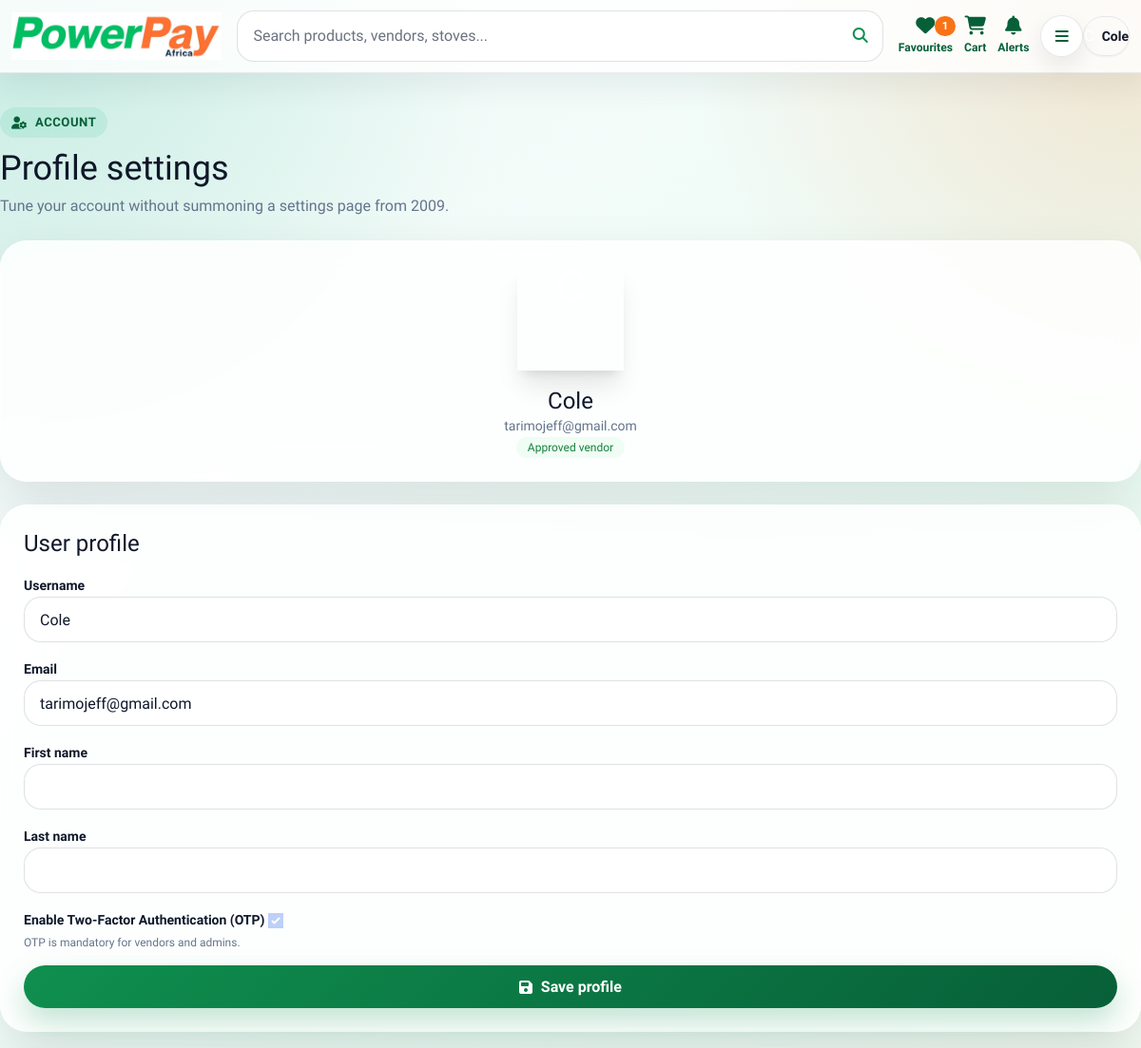
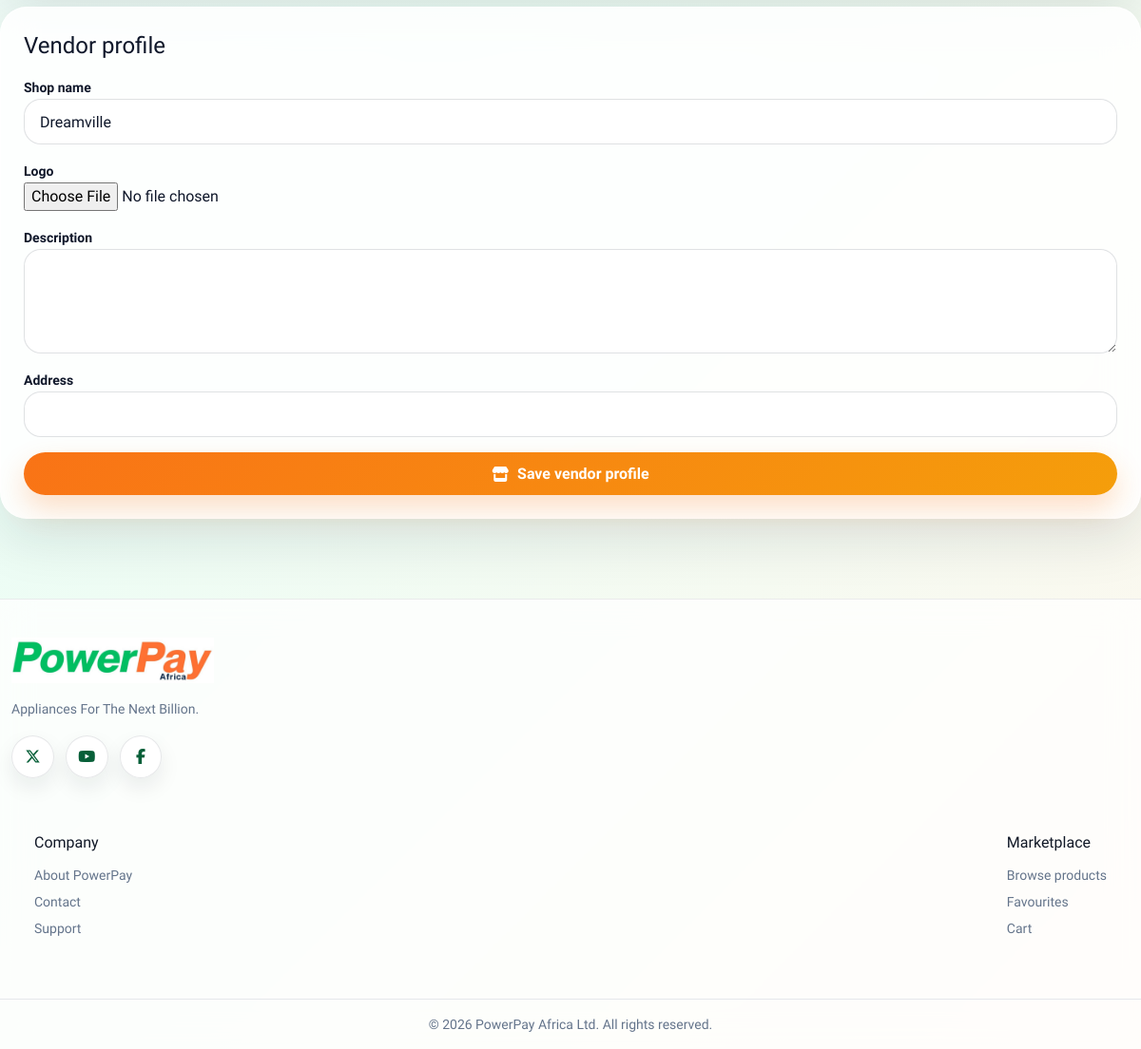
The app's page /accounts/profile/ (signed in) with its own data (2 pictures, top to bottom).
### accounts/models.py (models this page shows, shortened)
class User(AbstractUser):
    is_vendor = models.BooleanField(default=False)
    is_vendor_approved = models.BooleanField(default=False)
    is_customer = models.BooleanField(default=True)
    phone = models.CharField(max_length=20, blank=True, null=True)
    require_otp = models.BooleanField(default=False)

class Vendor(models.Model):
    user = models.OneToOneField(User, on_delete=models.CASCADE)
    shop_name = models.CharField(max_length=255, blank=True, null=True)
    description = models.TextField(blank=True, null=True)
    address = models.CharField(max_length=255, blank=True, null=True)
    logo = models.ImageField(upload_to="vendor_logos/", blank=True, null=True)
    is_suspended = models.BooleanField(default=False)
    created_at = models.DateTimeField(auto_now_add=True)

### accounts/views.py (the view)
# urls.py: path('profile/', profile_page, name='profile'),
@login_required
def profile_page(request):
    user = request.user
    is_vendor = user.is_vendor_approved and hasattr(user, "vendor")
    vendor_instance = user.vendor if is_vendor else None
    if request.method == "POST":
        if "vendor_form_submit" in request.POST and vendor_instance:
            user_form = UserProfileForm(instance=user)
            vendor_form = VendorProfileForm(request.POST, request.FILES, instance=vendor_instance)
            if vendor_form.is_valid():
                vendor_form.save()
                messages.success(request, "Vendor profile updated successfully.")
                return redirect("profile")
            messages.error(request, "Please correct the errors in vendor form.")
        else:
            user_form = UserProfileForm(request.POST, instance=user)
            vendor_form = VendorProfileForm(instance=vendor_instance) if vendor_instance else None
            if user_form.is_valid():
                user_form.save()
                messages.success(request, "User profile updated successfully.")
                return redirect("profile")
            messages.error(request, "Please correct the errors in user form.")
    else:
        user_form = UserProfileForm(instance=user)
        vendor_form = VendorProfileForm(instance=vendor_instance) if vendor_instance else None
    return render(request, "accounts/profile.html", {"user_form": user_form, "vendor_form": vendor_form, "is_vendor": is_vendor})

### accounts/forms.py
class VendorProfileForm(forms.ModelForm):
    shop_name = forms.CharField(widget=forms.TextInput(attrs={
        "class": "input input-bordered w-full border-green-300 focus:border-green-500 focus:ring focus:ring-green-200 rounded-lg",
    }))
    logo = forms.ImageField(required=False, widget=forms.FileInput(attrs={
        "class": "file-input file-input-bordered w-full"
    }))
    description = forms.CharField(required=False, widget=forms.Textarea(attrs={
        "class": "textarea textarea-bordered w-full rounded-lg border-green-300 focus:border-green-500 focus:ring focus:ring-green-200",
        "rows": 3
    }))
    address = forms.CharField(required=False, widget=forms.TextInput(attrs={
        "class": "input input-bordered w-full border-green-300 focus:border-green-500 focus:ring focus:ring-green-200 rounded-lg",
    }))
    class Meta:
        model = Vendor
        fields = ['shop_name', 'logo', 'description', 'address']

### shop/context_processors.py (called while the page is built)
def unread_notifications_count(request):
    if request.user.is_authenticated:
        return {"unread_notif_count": request.user.notifications.filter(is_read=False).count()}
    return {"unread_notif_count": 0}

def cart_item_count(request):
    if request.user.is_authenticated:
        total = Cart.objects.filter(user=request.user).aggregate(total=Sum("items__quantity"))["total"] or 0
        return {"cart_item_count": total}
    return {"cart_item_count": 0}

def wishlist_count(request):
    if request.user.is_authenticated:
        return {"wishlist_count": Wishlist.objects.filter(user=request.user).count()}
    return {"wishlist_count": 0}

def is_approved_vendor(request):
    user = request.user
    approved = False
    if user.is_authenticated and getattr(user, "is_vendor", False) and getattr(user, "is_vendor_approved", False) and hasattr(user, "vendor"):
        approved = not user.vendor.is_suspended
    return {"is_approved_vendor": approved}

def is_admin(request):
    return {"is_admin": request.user.is_authenticated and request.user.is_staff}

### accounts/templates/accounts/profile.html (shortened to what this page needs)
{% extends "base.html" %}
{% block content %}
<div class="min-h-screen grid" style="grid-template-rows: auto 1fr auto;">
  {% include 'shop/navbar.html' %}
  <main class="shop-shell shop-section">
    <div class="mb-6">
      <span class="shop-eyebrow"><i class="fa-solid fa-user-gear"></i> Account</span>
      <h1 class="text-4xl sm:text-5xl font-black tracking-tight mt-3">Profile settings</h1>
      <p class="shop-muted mt-2">Tune your account without summoning a settings page from 2009.</p>
    </div>
    <div class="grid lg:grid-cols-[.35fr_.65fr] gap-6 items-start">
      <aside class="shop-card p-6 text-center sticky top-28">
        <div class="w-28 h-28 mx-auto rounded-[2rem] bg-gradient-to-br from-green-700 to-orange-500 text-white grid place-items-center text-5xl font-black shadow-xl">{{ request.user.username|first|upper }}</div>
        <h2 class="text-2xl font-black mt-4">{{ request.user.username }}</h2>
        <p class="shop-muted text-sm break-all">{{ request.user.email }}</p>
        {% if is_vendor %}<span class="inline-flex mt-4 px-3 py-1 rounded-full bg-green-50 text-green-700 font-black text-xs">Approved vendor</span>{% endif %}
      </aside>
      <section class="space-y-6">
        <div class="shop-card p-6 modern-form">
          <h2 class="text-2xl font-black mb-4">User profile</h2>
          <form method="POST" class="grid sm:grid-cols-2 gap-4">
            {% for field in user_form %}
              <label class="block {% if field.name == 'require_otp' %}sm:col-span-2{% endif %}">
                <span class="font-bold text-sm">{{ field.label }}</span>
                {{ field }}
                {% if field.help_text %}<span class="block text-xs shop-muted mt-1">{{ field.help_text }}</span>{% endif %}
              </label>
            {% endfor %}
            <button type="submit" class="shop-btn shop-btn-primary sm:col-span-2"><i class="fa-solid fa-floppy-disk"></i> Save profile</button>
          </form>
        </div>
        {% if is_vendor and vendor_form %}
          <div class="shop-card p-6 modern-form">
            <h2 class="text-2xl font-black mb-4">Vendor profile</h2>
            <form method="POST" enctype="multipart/form-data" class="grid sm:grid-cols-2 gap-4">
              {% for field in vendor_form %}
                <label class="block {% if field.name == 'description' or field.name == 'logo' %}sm:col-span-2{% endif %}">
                  <span class="font-bold text-sm">{{ field.label }}</span>
                  {{ field }}
                </label>
              {% endfor %}
              <button type="submit" name="vendor_form_submit" class="shop-btn shop-btn-accent sm:col-span-2"><i class="fa-solid fa-store"></i> Save vendor profile</button>
            </form>
          </div>
        {% endif %}
      </section>
    </div>
  </main>
  {% include 'footer.html' %}
</div>
{% endblock %}

### shop/templates/shop/avatar.html (shortened to what this page needs)
<div id="navbarAvatarDropdown" class="relative flex items-center">
  <button id="mobileMenuBtn" type="button" class="shop-icon-btn md:hidden" aria-label="Open menu">
    <i class="fa-solid fa-bars"></i>
  </button>
  <button id="navbarAvatarBtn" type="button" class="hidden md:flex items-center gap-2 rounded-full bg-white/80 border border-slate-200 pl-2 pr-3 py-2 shadow-sm hover:shadow-md transition" aria-label="Open account menu">
    <span class="w-9 h-9 rounded-full bg-gradient-to-br from-green-700 to-orange-500 text-white grid place-items-center font-black">
    </span>
    <span class="font-bold text-sm text-slate-700 max-w-28 truncate">{{ request.user.username }}</span>
  </button>
</div>

### static/css/modern-shop.css (style rules this page uses)
:root { --pp-green: #0f8f4f; --pp-green-dark: #075f38; --pp-lime: #a7f3d0; --pp-orange: #f97316; --pp-amber: #f59e0b; --pp-ink: #0f172a; --pp-muted: #64748b; --pp-line: rgba(15, 23, 42, .10); --pp-card: rgba(255, 255, 255, .86); --pp-shadow: 0 22px 55px rgba(15, 23, 42, .11); --pp-radius: 28px; }
* { box-sizing: border-box; }
html { scroll-behavior: smooth; }
body.shop-body { min-height: 100vh; color: var(--pp-ink); background: radial-gradient(circle at top left, rgba(16, 185, 129, .22), transparent 34rem), radial-gradient(circle at top right, rgba(249, 115, 22, .18), transparent 30rem), linear-gradient(135deg, #f8fafc 0%, #ecfdf5 48%, #fff7ed 100%); background-attachment: fixed; }
.shop-shell { width: 100%; max-width: none; margin-inline: auto; padding-inline: clamp(.5rem, 1vw, 1rem); }
.shop-section { padding: clamp(1.25rem, 3vw, 2.5rem) 0; }
.shop-card, .modern-card { background: var(--pp-card); border: 1px solid rgba(255,255,255,.7); border-radius: var(--pp-radius); box-shadow: var(--pp-shadow); backdrop-filter: blur(18px); }
.shop-eyebrow { display: inline-flex; align-items: center; gap: .5rem; padding: .4rem .75rem; border-radius: 999px; background: rgba(16, 185, 129, .11); color: var(--pp-green-dark); font-weight: 800; font-size: .82rem; letter-spacing: .04em; text-transform: uppercase; }
.shop-btn, .btn-shop { display: inline-flex; align-items: center; justify-content: center; gap: .55rem; min-height: 2.8rem; padding: .78rem 1.1rem; border: 0; border-radius: 999px; font-weight: 900; line-height: 1; cursor: pointer; transition: transform .18s ease, box-shadow .18s ease, opacity .18s ease, background .18s ease; }
.shop-btn-primary, .btn-shop-primary { color: white; background: linear-gradient(135deg, var(--pp-green), var(--pp-green-dark)); box-shadow: 0 14px 30px rgba(15, 143, 79, .25); }
.shop-btn-accent, .btn-shop-accent { color: white; background: linear-gradient(135deg, var(--pp-orange), var(--pp-amber)); box-shadow: 0 14px 30px rgba(249, 115, 22, .24); }
.shop-icon-btn { display: inline-flex; align-items: center; justify-content: center; width: 2.8rem; height: 2.8rem; border-radius: 999px; background: rgba(255,255,255,.88); border: 1px solid var(--pp-line); color: var(--pp-green-dark); box-shadow: 0 10px 22px rgba(15,23,42,.08); transition: transform .18s ease, color .18s ease; }
.shop-search input, .shop-input, .shop-select, .modern-form input:not([type='checkbox']):not([type='radio']):not([type='file']), .modern-form select, .modern-form textarea { width: 100%; border: 1px solid rgba(15,23,42,.13); border-radius: 18px; background: rgba(255,255,255,.9); color: var(--pp-ink); outline: none; box-shadow: inset 0 1px 0 rgba(255,255,255,.85); transition: border-color .18s ease, box-shadow .18s ease, transform .18s ease; }
.shop-input, .shop-select, .modern-form input:not([type='checkbox']):not([type='radio']):not([type='file']), .modern-form select { min-height: 48px; padding: .75rem 1rem; }
.modern-form textarea { min-height: 110px; padding: .9rem 1rem; }
.shop-muted { color: var(--pp-muted); }

### templates/base.html (style rules this page uses)
body { font-family: "Saira", system-ui, -apple-system, BlinkMacSystemFont, "Segoe UI", sans-serif; }

### records on screen
User: user.username "Cole", user.email "tarimojeff@gmail.com", user_form "Cole" "tarimojeff@gmail.com" "☑"
Vendor: vendor_form "Dreamville"

### other values on screen
{{ wishlist_count }} "1"
{{ field.label }} "Username" "Email" "First name" "Last name" "Enable Two-Factor Authentication (OTP)"
{{ field.help_text }} "OTP is mandatory for vendors and admins."
{{ field.label }} "Shop name" "Logo" "Description" "Address"
